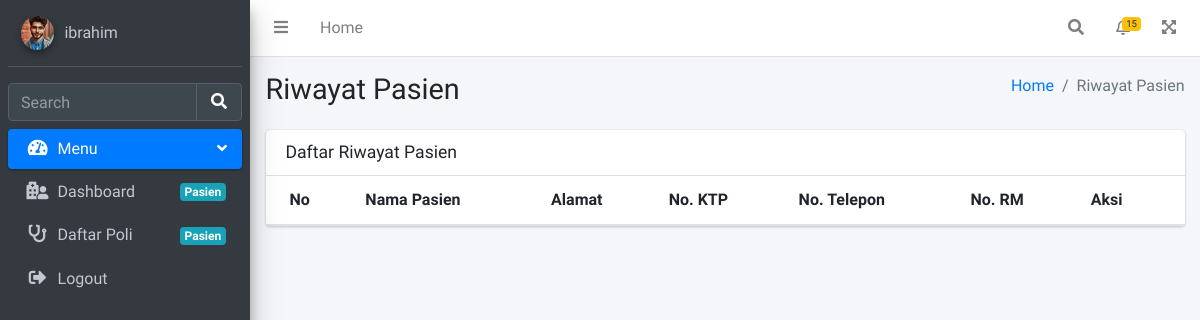
The app's page /riwayatPasien.php (signed in), older data.
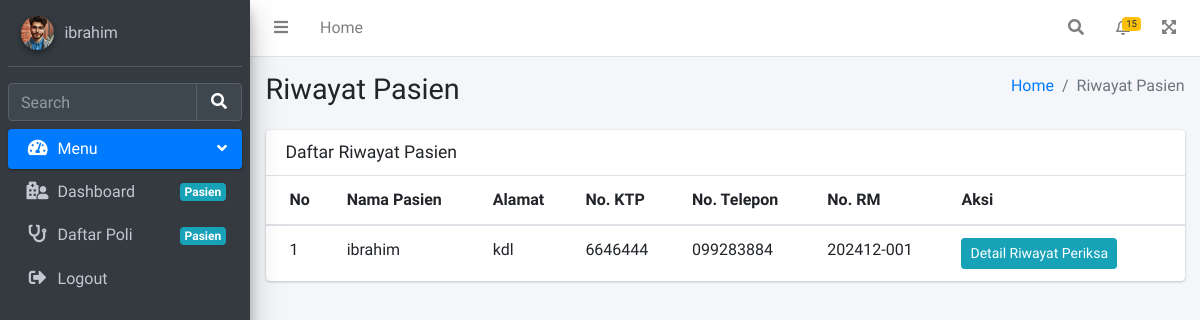
The same page, newer data.
### tables this page shows
CREATE TABLE `periksa` (
  `id` int(11) NOT NULL,
  `id_daftar_poli` int(11) UNSIGNED NOT NULL,
  `tgl_periksa` datetime NOT NULL,
  `catatan` text NOT NULL,
  `biaya_periksa` int(11) NOT NULL
);

CREATE TABLE `pasien` (
  `id` int(10) UNSIGNED NOT NULL,
  `nama` varchar(255) NOT NULL,
  `password` varchar(50) NOT NULL,
  `alamat` varchar(255) NOT NULL,
  `no_ktp` varchar(255) NOT NULL,
  `no_hp` varchar(50) NOT NULL,
  `no_rm` varchar(25) NOT NULL
);

### pages/riwayatPasien/index.php (the view, shortened to what this page needs)
<div class="content-header">
    <div class="container-fluid">
        <div class="row mb-2">
            <div class="col-sm-6">
                <h1 class="m-0">Riwayat Pasien</h1>
            </div>
            <div class="col-sm-6">
                <ol class="breadcrumb float-sm-right">
                    <li class="breadcrumb-item"><a href="index.php?page=home">Home</a></li>
                    <li class="breadcrumb-item active">Riwayat Pasien</li>
                </ol>
            </div>
        </div>
    </div>
</div>
<div class="content">
    <div class="container-fluid">
        <div class="row">
            <div class="col-12">
                <div class="card">
                    <div class="card-header">
                        <h3 class="card-title">Daftar Riwayat Pasien</h3>
                    </div>
                    <div class="card-body table-responsive p-0">
                        <table class="table table-hover text-nowrap">
                            <thead>
                                <tr>
                                    <th>No</th>
                                    <th>Nama Pasien</th>
                                    <th>Alamat</th>
                                    <th>No. KTP</th>
                                    <th>No. Telepon</th>
                                    <th>No. RM</th>
                                    <th>Aksi</th>
                                </tr>
                            </thead>
                            <tbody>
                                <?php
                                $no = 1;
                                require 'config/koneksi.php';
                                $query = "SELECT daftar_poli.status_periksa, periksa.id, pasien.alamat, pasien.id as idPasien, pasien.no_ktp,
                                pasien.no_hp, pasien.no_rm, periksa.tgl_periksa, pasien.nama as namaPasien, dokter.nama,
                                daftar_poli.keluhan, periksa.catatan, GROUP_CONCAT(obat.nama_obat) as namaObat, SUM(obat.harga) AS hargaObat FROM detail_periksa
                                INNER JOIN periksa ON detail_periksa.id_periksa = periksa.id INNER JOIN daftar_poli ON periksa.id_daftar_poli = daftar_poli.id
                                INNER JOIN pasien ON daftar_poli.id_pasien = pasien.id INNER JOIN obat ON detail_periksa.id_obat = obat.id INNER JOIN jadwal_periksa
                                ON daftar_poli.id_jadwal = jadwal_periksa.id INNER JOIN dokter ON jadwal_periksa.id_dokter = dokter.id WHERE status_periksa = '1' GROUP BY pasien.id";
                                $result = mysqli_query($mysqli, $query);
                                while ($data = mysqli_fetch_assoc($result)) {
                                ?>
                                <tr>
                                    <td><?php echo $no++ ?></td>
                                    <td><?php echo $data['namaPasien']; ?></td>
                                    <td><?php echo $data['alamat']; ?></td>
                                    <td><?php echo $data['no_ktp']; ?></td>
                                    <td><?php echo $data['no_hp']; ?></td>
                                    <td><?php echo $data['no_rm']; ?></td>
                                    <td>
                                        <button type='button' class='btn btn-sm btn-info edit-btn' data-toggle="modal"
                                            data-target="#detailModal<?php echo $data['id'] ?>">Detail
                                            Riwayat Periksa</button>
                                    </td>
                                </tr>
                                <?php } ?>
                            </tbody>
                        </table>
                    </div>
                </div>
            </div>
        </div>
    </div>
</div>

Row changes from the older to the newer data that the page shows:
added periksa: pasien.nama "ibrahim", pasien.alamat "kdl", pasien.no_ktp "6646444", pasien.no_hp "099283884", pasien.no_rm "202412-001"
